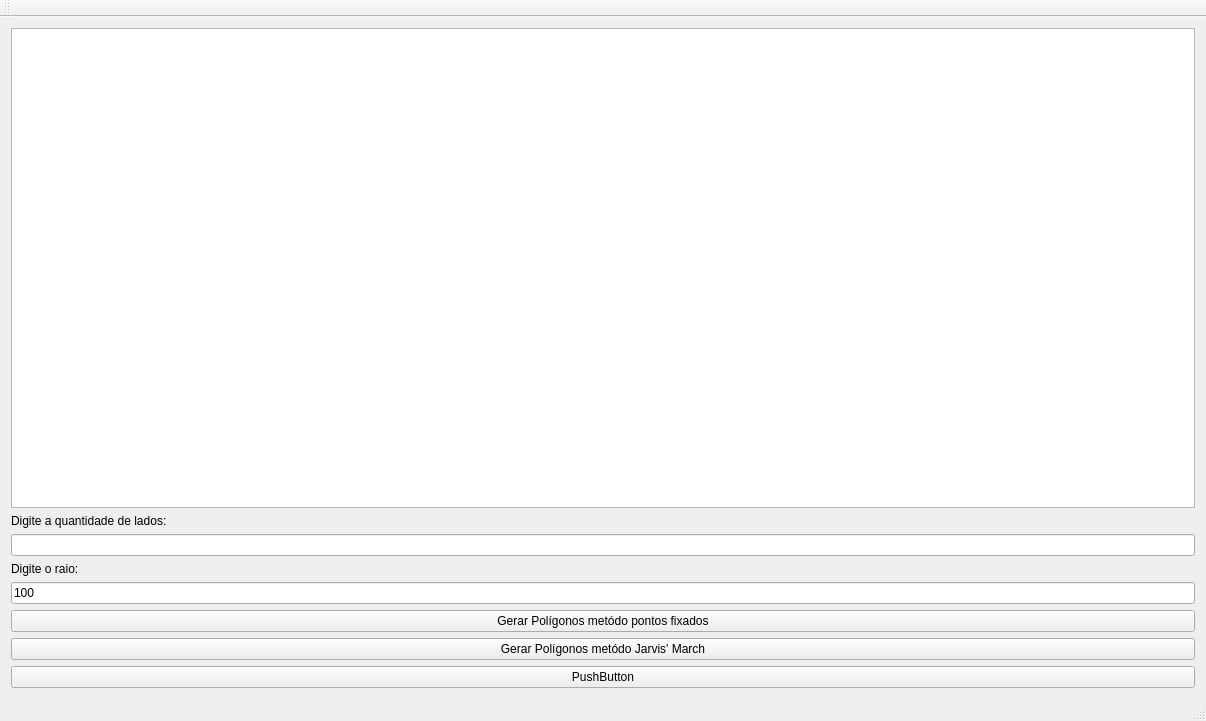
<?xml version="1.0" encoding="UTF-8"?>
<ui version="4.0">
 <class>MainView</class>
 <widget class="QMainWindow" name="MainView">
  <property name="geometry">
   <rect>
    <x>0</x>
    <y>0</y>
    <width>1206</width>
    <height>721</height>
   </rect>
  </property>
  <property name="sizePolicy">
   <sizepolicy hsizetype="Maximum" vsizetype="Maximum">
    <horstretch>0</horstretch>
    <verstretch>0</verstretch>
   </sizepolicy>
  </property>
  <property name="windowTitle">
   <string>MainView</string>
  </property>
  <widget class="QWidget" name="centralWidget">
   <layout class="QVBoxLayout" name="verticalLayout">
    <item>
     <widget class="QGraphicsView" name="graphicsView">
      <property name="cursor" stdset="0">
       <cursorShape>ArrowCursor</cursorShape>
      </property>
      <property name="frameShape">
       <enum>QFrame::StyledPanel</enum>
      </property>
      <property name="frameShadow">
       <enum>QFrame::Sunken</enum>
      </property>
      <property name="verticalScrollBarPolicy">
       <enum>Qt::ScrollBarAlwaysOff</enum>
      </property>
      <property name="horizontalScrollBarPolicy">
       <enum>Qt::ScrollBarAlwaysOff</enum>
      </property>
      <property name="backgroundBrush">
       <brush brushstyle="NoBrush">
        <color alpha="255">
         <red>0</red>
         <green>0</green>
         <blue>0</blue>
        </color>
       </brush>
      </property>
     </widget>
    </item>
    <item>
     <widget class="QLabel" name="label">
      <property name="text">
       <string>Digite a quantidade de lados:</string>
      </property>
     </widget>
    </item>
    <item>
     <widget class="QLineEdit" name="le_n"/>
    </item>
    <item>
     <widget class="QLabel" name="label_2">
      <property name="text">
       <string>Digite o raio:</string>
      </property>
     </widget>
    </item>
    <item>
     <widget class="QLineEdit" name="le_raio">
      <property name="text">
       <string>100</string>
      </property>
     </widget>
    </item>
    <item>
     <widget class="QPushButton" name="pushButton">
      <property name="text">
       <string>Gerar Polígonos metódo pontos fixados</string>
      </property>
     </widget>
    </item>
    <item>
     <widget class="QPushButton" name="pushButton_2">
      <property name="text">
       <string>Gerar Polígonos metódo Jarvis' March</string>
      </property>
     </widget>
    </item>
    <item>
     <widget class="QPushButton" name="pushButton_3">
      <property name="text">
       <string>PushButton</string>
      </property>
     </widget>
    </item>
   </layout>
  </widget>
  <widget class="QToolBar" name="mainToolBar">
   <property name="sizePolicy">
    <sizepolicy hsizetype="Maximum" vsizetype="Maximum">
     <horstretch>0</horstretch>
     <verstretch>0</verstretch>
    </sizepolicy>
   </property>
   <attribute name="toolBarArea">
    <enum>TopToolBarArea</enum>
   </attribute>
   <attribute name="toolBarBreak">
    <bool>false</bool>
   </attribute>
  </widget>
  <widget class="QStatusBar" name="statusBar"/>
 </widget>
 <layoutdefault spacing="6" margin="11"/>
 <resources/>
 <connections/>
</ui>
